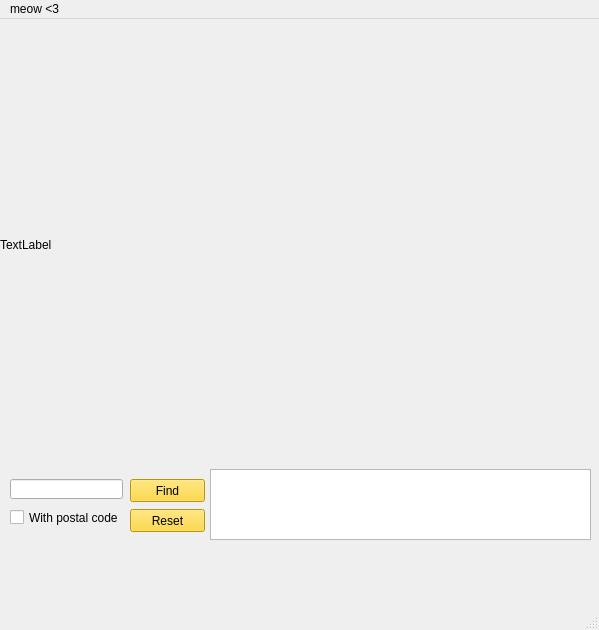
<?xml version="1.0" encoding="UTF-8"?>
<ui version="4.0">
 <class>MainWindow</class>
 <widget class="QMainWindow" name="MainWindow">
  <property name="geometry">
   <rect>
    <x>0</x>
    <y>0</y>
    <width>599</width>
    <height>630</height>
   </rect>
  </property>
  <property name="windowTitle">
   <string>window нет блин door</string>
  </property>
  <widget class="QWidget" name="centralwidget">
   <widget class="QLabel" name="label">
    <property name="geometry">
     <rect>
      <x>0</x>
      <y>0</y>
      <width>651</width>
      <height>451</height>
     </rect>
    </property>
    <property name="text">
     <string>TextLabel</string>
    </property>
   </widget>
   <widget class="QPushButton" name="find">
    <property name="geometry">
     <rect>
      <x>130</x>
      <y>460</y>
      <width>75</width>
      <height>23</height>
     </rect>
    </property>
    <property name="font">
     <font>
      <pointsize>9</pointsize>
     </font>
    </property>
    <property name="styleSheet">
     <string notr="true">background-color: rgb(255, 209, 25);</string>
    </property>
    <property name="text">
     <string>Find</string>
    </property>
   </widget>
   <widget class="QPushButton" name="emit">
    <property name="geometry">
     <rect>
      <x>130</x>
      <y>490</y>
      <width>75</width>
      <height>23</height>
     </rect>
    </property>
    <property name="font">
     <font>
      <pointsize>9</pointsize>
     </font>
    </property>
    <property name="styleSheet">
     <string notr="true">background-color: rgb(255, 209, 25);</string>
    </property>
    <property name="text">
     <string>Reset</string>
    </property>
   </widget>
   <widget class="QLineEdit" name="line">
    <property name="geometry">
     <rect>
      <x>10</x>
      <y>460</y>
      <width>113</width>
      <height>20</height>
     </rect>
    </property>
   </widget>
   <widget class="QPlainTextEdit" name="address">
    <property name="geometry">
     <rect>
      <x>210</x>
      <y>450</y>
      <width>381</width>
      <height>71</height>
     </rect>
    </property>
    <property name="styleSheet">
     <string notr="true">color: rgb(0, 0, 0);</string>
    </property>
   </widget>
   <widget class="QCheckBox" name="withindex">
    <property name="geometry">
     <rect>
      <x>10</x>
      <y>490</y>
      <width>111</width>
      <height>17</height>
     </rect>
    </property>
    <property name="font">
     <font>
      <pointsize>9</pointsize>
     </font>
    </property>
    <property name="text">
     <string>With postal code</string>
    </property>
   </widget>
  </widget>
  <widget class="QMenuBar" name="menubar">
   <property name="geometry">
    <rect>
     <x>0</x>
     <y>0</y>
     <width>599</width>
     <height>21</height>
    </rect>
   </property>
   <widget class="QMenu" name="menumeow_3">
    <property name="title">
     <string>meow &lt;3</string>
    </property>
   </widget>
   <addaction name="menumeow_3"/>
  </widget>
  <widget class="QStatusBar" name="statusbar"/>
 </widget>
 <resources/>
 <connections/>
</ui>
